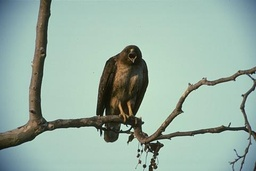
#> input picture hw4/image/Bird.jpg, 256 x 171 px, shrunk from 481 x 321 before the run
$ python Question1.py
#> lines starting #> are read from the running program, lines starting #| are printed output that depends on the picture
#This is the code for hw4 Question 1

import matplotlib.pyplot as plt
import numpy as np
import imageio
from sklearn import cluster, mixture

class image:
    def __init__(self, picture):
        picture_shape = picture.shape
        picture = picture/255
        n_pixel = picture_shape[0] * picture_shape[1]
        feature_vector = np.zeros((n_pixel,5))
        for i in range(picture_shape[0]):
            feature_vector[0 + i*picture_shape[1]:picture_shape[1]+i*picture_shape[1],0] = np.arange(0,1,1/picture_shape[1])
            feature_vector[0 + i*picture_shape[1]:picture_shape[1]+i*picture_shape[1],1] = (i/picture_shape[0])* np.ones(picture_shape[1])
        feature_vector[:, 2] = np.reshape(picture[:, :, 0], (n_pixel, 1)).squeeze()
        feature_vector[:, 3] = np.reshape(picture[:, :, 1], (n_pixel, 1)).squeeze()
        feature_vector[:, 4] = np.reshape(picture[:, :, 2], (n_pixel, 1)).squeeze()
        self.feature_vector = feature_vector
        self.picture = picture

    def k_mean_clustering(self, k):
        k_means = cluster.KMeans(n_clusters=k, n_init=4)
        k_means.fit(self.feature_vector)
        # values = k_means.cluster_centers_.squeeze()
        values = np.array([[255,0,0],[0,255,0],[0,0,255],[100,100,0],[0,100,100]])
        labels = k_means.labels_
        # r = np.choose(labels, values[:, 2])
        # g = np.choose(labels, values[:, 3])
        # b = np.choose(labels, values[:, 4])
        r = np.choose(labels, values[0:k, 0])
        g = np.choose(labels, values[0:k, 1])
        b = np.choose(labels, values[0:k, 2])
        r.shape = self.picture[:,:,0].shape
        g.shape = self.picture[:,:,0].shape
        b.shape = self.picture[:,:,0].shape
        picture_out = np.dstack((r,g,b))
        return picture_out

    def GMM_clustering(self,k):
        GMM = mixture.GaussianMixture(n_components=k, n_init=4)
        GMM.fit(self.feature_vector)
        # values = GMM.means_.squeeze()
        values = np.array([[255,0,0],[0,255,0],[0,0,255],[100,100,0],[0,100,100]])
        labels = GMM.predict(self.feature_vector)
        # r = np.choose(labels, values[:, 2])
        # g = np.choose(labels, values[:, 3])
        # b = np.choose(labels, values[:, 4])
        r = np.choose(labels, values[0:k, 0])
        g = np.choose(labels, values[0:k, 1])
        b = np.choose(labels, values[0:k, 2])
        r.shape = self.picture[:,:,0].shape
        g.shape = self.picture[:,:,0].shape
        b.shape = self.picture[:,:,0].shape
        picture_out = np.dstack((r,g,b))
        return picture_out


if __name__ == "__main__":
    # load the picture
    bird = imageio.imread('./image/Bird.jpg')
#> bird is the input picture: shape (171, 256, 3); mean R, G, B 151.2, 175.1, 163.2
    plane = imageio.imread('./image/Plane.jpg')
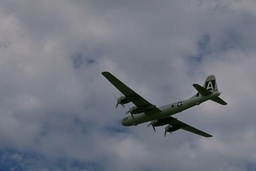
#> input picture hw4/image/Plane.jpg, 256 x 171 px, shrunk from 481 x 321 before the run
#> plane is the input picture: shape (171, 256, 3); mean R, G, B 114, 118.3, 129.4

    image_bird = image(bird)
    image_plane = image(plane)

    # Bird k-mean
    plt.figure('Bird K-means')
    for k in range(2,6):
        plt.subplot(2,2,k-1)
        image_bire_out = image_bird.k_mean_clustering(k)
        plt.imshow(image_bire_out)
        plt.title('K-means: K = %d'%k)

    # Bird GMM
    plt.figure('Bird GMM')
    for k in range(2,6):
        plt.subplot(2,2,k-1)
        image_bire_out = image_bird.GMM_clustering(k)
        plt.imshow(image_bire_out)
        plt.title('GMM: K = %d'%k)
#> this loop made 4 passes
#> pass 1, `image_bire_out = image_bird.GMM_clustering(k)`:
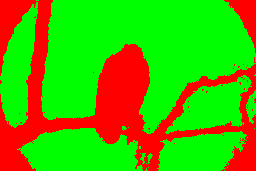
#> image_bire_out: shape (171, 256, 3) int64; mean of channels 0, 1, 2 78.9, 176.1, 0; drawn as R, G, B


    # Plane k-mean
    plt.figure('Plane K-means')
    for k in range(2,6):
        plt.subplot(2,2,k-1)
        image_plane_out = image_plane.k_mean_clustering(k)
        plt.imshow(image_plane_out)
        plt.title('K-means: K = %d'%k)
#> this loop made 4 passes
#> pass 1, `image_plane_out = image_plane.k_mean_clustering(k)`:
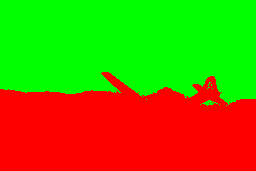
#> image_plane_out: shape (171, 256, 3) int64; mean of channels 0, 1, 2 118.5, 136.5, 0; drawn as R, G, B

    # Plane GMM
    plt.figure('Plane GMM')
    for k in range(2,6):
        plt.subplot(2,2,k-1)
        image_plane_out = image_plane.GMM_clustering(k)
        plt.imshow(image_plane_out)
        plt.title('GMM: K = %d'%k)
#> this loop made 4 passes
#> pass 1, `image_plane_out = image_plane.GMM_clustering(k)`:
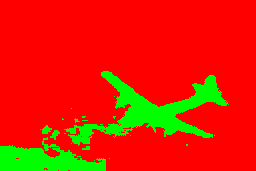
#> image_plane_out: shape (171, 256, 3) int64; mean of channels 0, 1, 2 220.6, 34.4, 0; drawn as R, G, B

    plt.show()
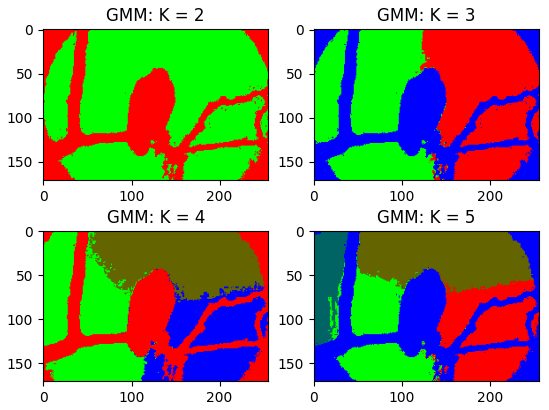
#> figure drawn by matplotlib, 4 panels
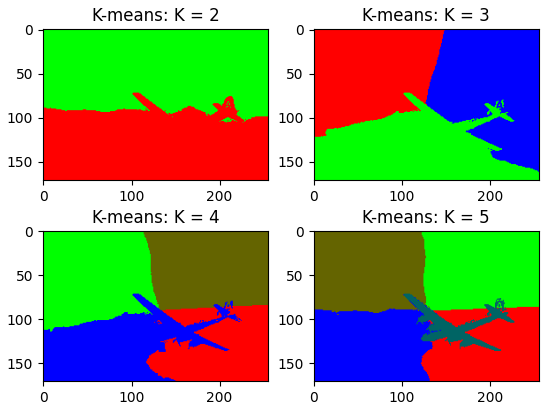
#> figure drawn by matplotlib, 4 panels
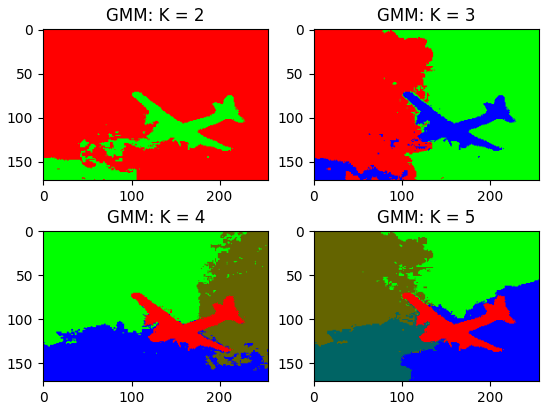
#> figure drawn by matplotlib, 4 panels


    # plt.imshow(bird)
    # plt.show()
